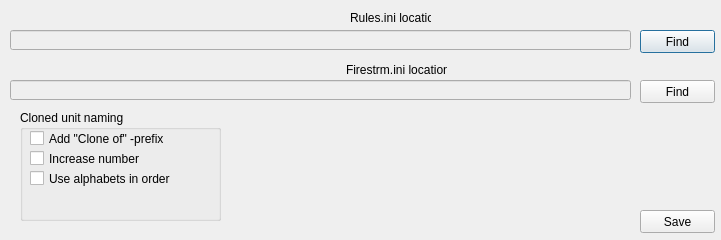
<?xml version="1.0" encoding="UTF-8"?>
<ui version="4.0">
 <class>SettingsDialog</class>
 <widget class="QDialog" name="SettingsDialog">
  <property name="geometry">
   <rect>
    <x>0</x>
    <y>0</y>
    <width>721</width>
    <height>240</height>
   </rect>
  </property>
  <property name="font">
   <font>
    <family>Arial</family>
   </font>
  </property>
  <property name="windowTitle">
   <string>Settings</string>
  </property>
  <widget class="QLineEdit" name="rulesFileEdit">
   <property name="enabled">
    <bool>false</bool>
   </property>
   <property name="geometry">
    <rect>
     <x>10</x>
     <y>30</y>
     <width>621</width>
     <height>20</height>
    </rect>
   </property>
   <property name="whatsThis">
    <string>Path to folder containing rules.ini</string>
   </property>
  </widget>
  <widget class="QLabel" name="label">
   <property name="geometry">
    <rect>
     <x>350</x>
     <y>10</y>
     <width>81</width>
     <height>16</height>
    </rect>
   </property>
   <property name="text">
    <string>Rules.ini location</string>
   </property>
  </widget>
  <widget class="QPushButton" name="rulesFind">
   <property name="geometry">
    <rect>
     <x>640</x>
     <y>30</y>
     <width>75</width>
     <height>23</height>
    </rect>
   </property>
   <property name="text">
    <string>Find</string>
   </property>
  </widget>
  <widget class="QLineEdit" name="firestrmEdit">
   <property name="enabled">
    <bool>false</bool>
   </property>
   <property name="geometry">
    <rect>
     <x>10</x>
     <y>80</y>
     <width>621</width>
     <height>20</height>
    </rect>
   </property>
   <property name="whatsThis">
    <string>Path to folder containing firestrm.ini</string>
   </property>
  </widget>
  <widget class="QPushButton" name="firestrmFind">
   <property name="geometry">
    <rect>
     <x>640</x>
     <y>80</y>
     <width>75</width>
     <height>23</height>
    </rect>
   </property>
   <property name="text">
    <string>Find</string>
   </property>
  </widget>
  <widget class="QLabel" name="label_2">
   <property name="geometry">
    <rect>
     <x>346</x>
     <y>60</y>
     <width>101</width>
     <height>20</height>
    </rect>
   </property>
   <property name="text">
    <string>Firestrm.ini location</string>
   </property>
  </widget>
  <widget class="QPushButton" name="saveButton">
   <property name="geometry">
    <rect>
     <x>640</x>
     <y>210</y>
     <width>75</width>
     <height>23</height>
    </rect>
   </property>
   <property name="text">
    <string>Save</string>
   </property>
  </widget>
  <widget class="QGroupBox" name="groupBox">
   <property name="geometry">
    <rect>
     <x>20</x>
     <y>110</y>
     <width>201</width>
     <height>111</height>
    </rect>
   </property>
   <property name="title">
    <string>Cloned unit naming</string>
   </property>
   <widget class="QCheckBox" name="cloneOfBox">
    <property name="geometry">
     <rect>
      <x>10</x>
      <y>20</y>
      <width>181</width>
      <height>17</height>
     </rect>
    </property>
    <property name="whatsThis">
     <string>&lt;html&gt;&lt;head/&gt;&lt;body&gt;&lt;p&gt;When cloning item with name &amp;quot;Wave&amp;quot; with this setting enabled the cloned item will be named as &amp;quot;Clone of Wave&amp;quot;&lt;/p&gt;&lt;/body&gt;&lt;/html&gt;</string>
    </property>
    <property name="text">
     <string>Add &quot;Clone of&quot; -prefix</string>
    </property>
    <property name="checked">
     <bool>false</bool>
    </property>
   </widget>
   <widget class="QCheckBox" name="ascNumBox">
    <property name="geometry">
     <rect>
      <x>10</x>
      <y>40</y>
      <width>161</width>
      <height>17</height>
     </rect>
    </property>
    <property name="whatsThis">
     <string>&lt;html&gt;&lt;head/&gt;&lt;body&gt;&lt;p&gt;Increase number inside name when naming cloned items. For example when cloning 'Wave 1' with this setting enabled the cloned item will be named as 'Wave 2'.&lt;/p&gt;&lt;/body&gt;&lt;/html&gt;</string>
    </property>
    <property name="text">
     <string>Increase number</string>
    </property>
   </widget>
   <widget class="QCheckBox" name="alphaOrdBox">
    <property name="geometry">
     <rect>
      <x>10</x>
      <y>60</y>
      <width>181</width>
      <height>17</height>
     </rect>
    </property>
    <property name="toolTip">
     <string/>
    </property>
    <property name="whatsThis">
     <string>&lt;html&gt;&lt;head/&gt;&lt;body&gt;&lt;p&gt;Use capital alphabets in order when naming cloned items. For example when cloning 'Wave A' with this setting enabled the cloned item will be named as 'Wave B'.&lt;/p&gt;&lt;/body&gt;&lt;/html&gt;</string>
    </property>
    <property name="text">
     <string>Use alphabets in order</string>
    </property>
    <property name="tristate">
     <bool>false</bool>
    </property>
   </widget>
  </widget>
 </widget>
 <resources/>
 <connections/>
</ui>
